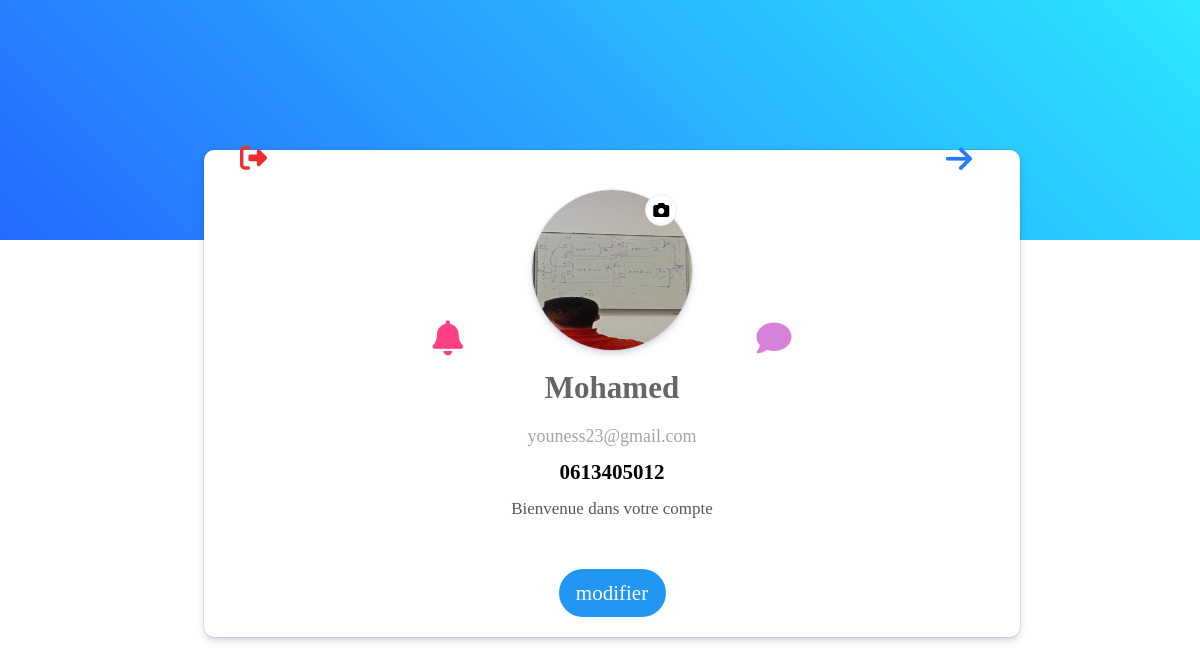
/Enseignants/profile.php (signed in), run on the app's committed database.
### tables this page shows
CREATE TABLE `Enseignants` (
  `id` int(101) NOT NULL,
  `name` varchar(100) NOT NULL,
  `email` varchar(100) NOT NULL,
  `password` varchar(100) NOT NULL,
  `Numéro` varchar(100) NOT NULL,
  `image` varchar(100) NOT NULL,
  `date` date NOT NULL DEFAULT current_timestamp()
);

### Enseignants/profile.php (the view, shortened to what this page needs)
<?php
include '../components/connect.php';
$Enseignants_id = $_SESSION['Enseignants_id'];
?>
<!DOCTYPE html>
<html lang="en">
<head>
    <link
      rel="stylesheet"
      href="https://cdnjs.cloudflare.com/ajax/libs/font-awesome/6.1.1/css/all.min.css"
    />
</head>
<body>
    <div class="Container">
        <div class="backCover">
            <a href="Enseignants.php"><i class="fa-solid fa-arrow-right"></i></a>
            <a href="lokot.php" onclick="return confirm('vous déconnecter de ce site?');"><i class="fas fa-right-from-bracket"></i></a>
        </div>
        <div class="Conc">
            <div class="content">
                <i onclick="ouv();" id="bell" class="fa-solid fa-bell">
                        <?php
                            $select_profile = $conn->prepare("SELECT * FROM `demanders` WHERE Enseignants_id = ?");
                            $select_profile->execute([$Enseignants_id]);
                            if($select_profile->rowCount() > 0){
                            while($fetch_profile = $select_profile->fetch(PDO::FETCH_ASSOC)){
                                $étudiant_id = $fetch_profile['étudiant_id'];
                                $formation = $fetch_profile['formation_id'];
                                $select_étudiant = $conn->prepare("SELECT * FROM `étudiant` WHERE id = ?");
                                $select_étudiant->execute([$étudiant_id]);
                                    if($select_étudiant->rowCount() > 0){
                                    $fetch_étudiant = $select_étudiant->fetch(PDO::FETCH_ASSOC);
                            $select_formation = $conn->prepare("SELECT * FROM `formation` WHERE id = ?");
                            $select_formation->execute([$formation]);
                                if($select_formation->rowCount() > 0){
                                $fetch_formation = $select_formation->fetch(PDO::FETCH_ASSOC);
                                $formation_cl = $conn->prepare("SELECT * FROM `groups` WHERE formation_id = ? AND étudiant_id = ?");
                                $formation_cl->execute([$formation, $étudiant_id]);
            ?>
            <a href="demanders.php?formation=<?= $fetch_profile['formation_id']; ?>">
            <p style="<?php if($formation_cl->rowCount() > 0){ echo 'background-color: white;'; } ?>" class="dema">
            Envoyer <?= $fetch_étudiant['name']; ?>Demande d'adhésion <?= $fetch_formation['title']; ?> <span class="daat"><?= $fetch_profile['date']?></span>
            </p>
            </a>
            <?php }}}}  ?>
                </i>
                <a href="all_message.php"><i class="fa-solid fa-comment"></i></a>
                        <?php
                            $select_profile = $conn->prepare("SELECT * FROM `Enseignants` WHERE id = ?");
                            $select_profile->execute([$Enseignants_id]);
                            if($select_profile->rowCount() > 0){
                            $fetch_profile = $select_profile->fetch(PDO::FETCH_ASSOC);
                        ?>
                <div class="conImg">
                <a href="edit_photo.php?Enseignants_id=<?= $Enseignants_id; ?>"><i class="fa-solid fa-camera"></i></a>
                <img src="../uploaded_img/<?= $fetch_profile['image']; ?>" alt="" class="img">
                </div>
                    <p class="Etudient"><?= $fetch_profile['name']; ?></p>
                    <div class="edit">
                        <p><?= $fetch_profile['email']; ?></p>
                    </div>
                    <?php  }?>
                    <a href="" class="ConNmbr">
                    <span class="Numero"><?= $fetch_profile['Numéro']; ?></p></span>
                    </a>
                    <p class="bienvenue">Bienvenue dans votre compte</p>
                    <a href="update.php">
                        <div class="Viewmore">modifier</div>
                    </a>
           </div>
        </div>
    </div>
</body>
</html>

### Enseignants/profile.php (style rules this page uses)
* { margin: 0; padding: 0; }
body { width: 100%; height: 100vh; }
.Container { width: 100%; height: 100%; display: flex; align-items: center; justify-content: center; flex-direction: column; }
.backCover { width: 100%; height: 30%; background: linear-gradient(45deg, #266aff, #2ce7ff); }
.Conc { width: 100%; height: 70%; }
.content { width: 100%; height: 100%; position: relative; display: flex; flex-direction: column; align-items: center; }
.conImg { background: white; position: absolute; top: -87px; left: 25%; border-radius: 50%; width: 11rem; height: 11rem; border: 0.3rem solid #fff; }
img.img { width: 100%; height: 100%; border-radius: 50%; }
p.Etudient { display: flex; align-items: center; justify-content: center; font-size: 31px; margin-top: 120px; color: #666666; font-weight: bold; }
.edit { display: flex; align-items: center; justify-content: center; gap: 10px; margin-top: 20px; font-size: 18px; }
p { color: #a4a4a4; }
a { text-decoration: none; }
a.ConNmbr { display: flex; align-items: center; justify-content: center; margin-top: 13px; font-size: 21px; text-decoration: none; color: black; font-weight: bold; }
p.bienvenue { margin-top: 14px; text-align: center; font-size: 17px; color: #585858; }
i.fa-solid.fa-arrow-right { position: absolute; top: 1%; right: 3%; color: white; font-size: 30px; }
i.fas.fa-right-from-bracket { position: absolute; top: 1%; left: 3%; color: white; font-size: 30px; }
i.fa-solid.fa-bell { position: absolute; top: 4%; left: 9%; color: #ff4086; font-size: 35px; }
i.fa-solid.fa-comment { position: absolute; top: 4%; right: 9%; color: #d782d9; font-size: 33px; }
.Viewmore { width: 107px; height: 48px; border-radius: 50px; background: #2196F3; font-size: 21px; color: white; display: flex; align-items: center; justify-content: center; margin-top: 50px; }
i.fa-solid.fa-camera { position: absolute; top: 1px; right: 15px; color: black; background: white; padding: 7px; border-radius: 50%; z-index: 0; }
@media (min-width: 480px) { .Conc { position: relative; } }
@media (min-width: 480px) { .content { display: flex; align-items: center; padding-bottom: 26px; width: 68%; height: 461px; top: -90px; left: 17%; position: absolute; background: white; border-radius: 10px; box-shadow: rgba(9, 30, 66, 0.25) 0px 4px 8px -2px, rgba(9, 30, 66, 0.08) 0px 0px 0px 1px; } }
@media (min-width: 480px) { .conImg { margin-top: 40px; background: white; border-radius: 50%; width: 10rem; height: 10rem; min-height: 10rem; box-shadow: rgba(9, 30, 66, 0.25) 0px 4px 8px -2px, rgba(9, 30, 66, 0.08) 0px 0px 0px 1px; position: unset; border: 0; } }
@media (min-width: 480px) { p.Etudient { margin-top: 20px; } }
@media (min-width: 480px) { i.fa-solid.fa-arrow-right { position: absolute; top: 18%; right: 19%; color: #277bff; font-size: 30px; z-index: 2; cursor: pointer; } }
@media (min-width: 480px) { i.fas.fa-right-from-bracket { position: absolute; top: 18%; left: 20%; color: #ef2c2c; font-size: 27px; z-index: 2; cursor: pointer; } }
@media (min-width: 480px) { i.fa-solid.fa-bell { position: absolute; top: 35%; left: 28%; color: #ff4086; font-size: 35px; cursor: pointer; } }
@media (min-width: 480px) { i.fa-solid.fa-comment { position: absolute; top: 35%; right: 28%; color: #d782d9; font-size: 35px; cursor: pointer; } }
@media (min-width: 480px) { i.fa-solid.fa-camera { position: absolute; top: 44px; right: 42%; color: black; background: white; border: 1px solid #eee; padding: 7px; border-radius: 50%; cursor: pointer; } }

### data on the page
enseignants: image (picture), name "Mohamed", email "youness23@gmail.com", Numéro "0613405012"
